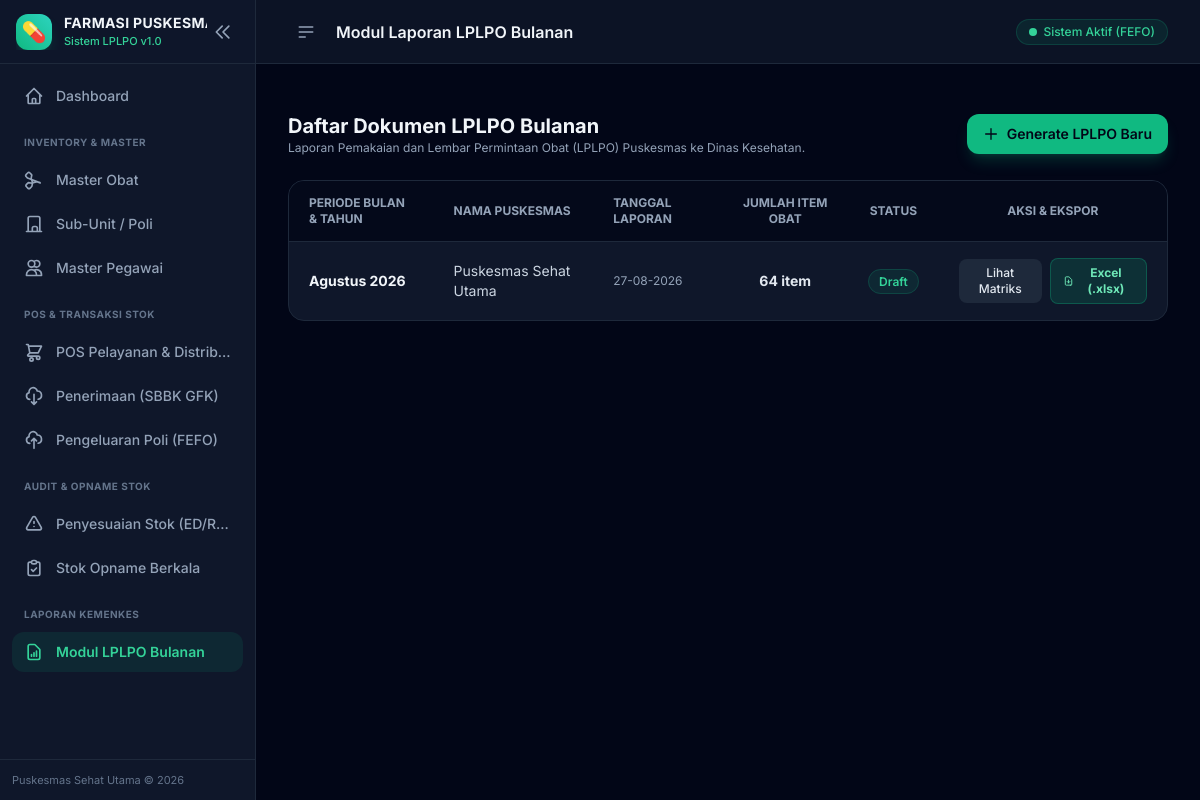
The app's page /lplpo/, older data.
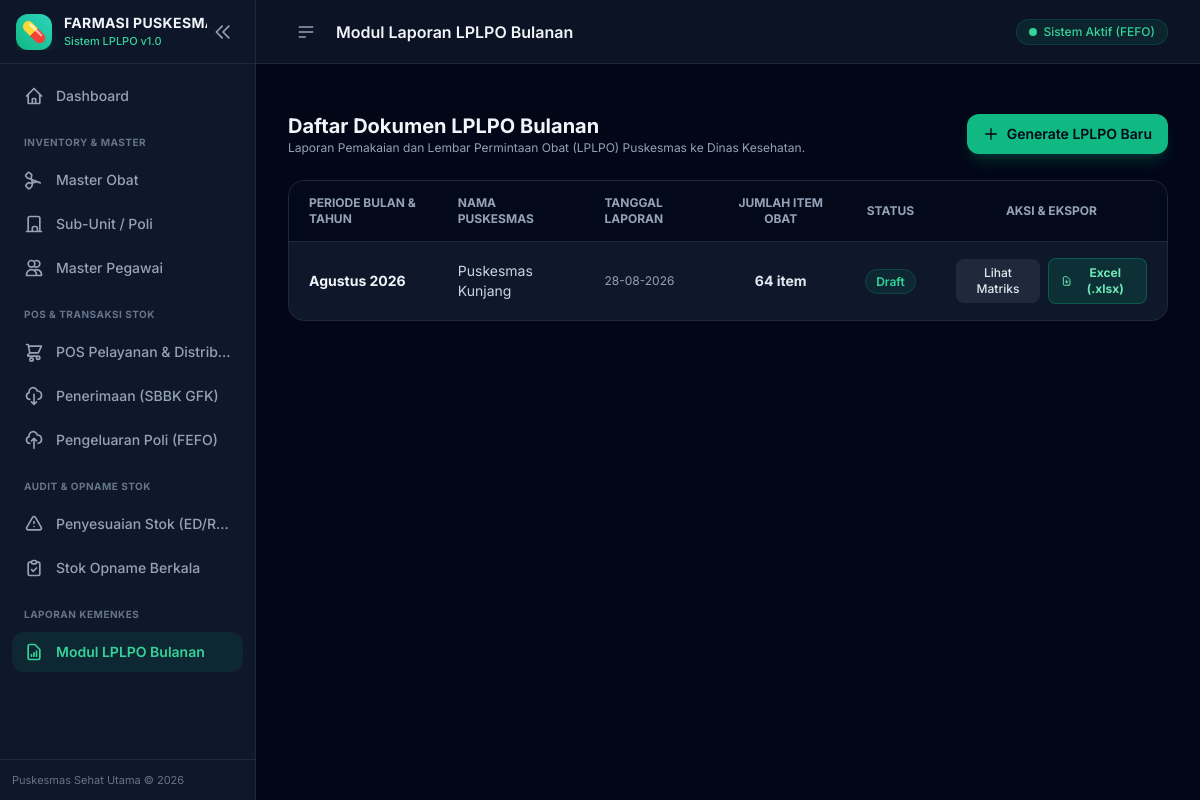
The same page, newer data.
### app/models.py (models this page shows, shortened)
class BaseModel(db.Model):
    __abstract__ = True

class LPLPO(BaseModel):
    __tablename__ = 'lplpo'
    id = db.Column(db.Integer, primary_key=True)
    bulan = db.Column(db.Integer, nullable=False)  # 1 - 12
    tahun = db.Column(db.Integer, nullable=False)  # e.g. 2026
    nama_puskesmas = db.Column(db.String(100), default='Puskesmas Kunjang')
    tanggal_laporan = db.Column(db.Date, default=date.today)
    status = db.Column(db.String(20), default='Draft')  # Draft, Final
    keterangan = db.Column(db.Text)
    kepala_puskesmas = db.Column(db.String(100), default='dr. Durotun Nafisa, M.H')
    nip_kepala = db.Column(db.String(30), default='19750423 200212 2 005')
    pengelola_obat = db.Column(db.String(100), default='Daril Rahmatullah, S.Farm.Apt')
    nip_pengelola = db.Column(db.String(30), default='19810704 200901 1 004')
    created_at = db.Column(db.DateTime, default=datetime.utcnow)
    items = db.relationship('LPLPOItem', backref='lplpo', lazy=True, cascade="all, delete-orphan")
    @property
    def nama_bulan(self):
        nama_bulan_list = [
            '', 'Januari', 'Februari', 'Maret', 'April', 'Mei', 'Juni',
            'Juli', 'Agustus', 'September', 'Oktober', 'November', 'Desember'
        ]
        if 1 <= self.bulan <= 12:
            return nama_bulan_list[self.bulan]
        return str(self.bulan)

### app/routes/lplpo.py (the view)
@lplpo_bp.route('/')
def list_lplpo():
    lplpo_list = LPLPO.query.order_by(LPLPO.tahun.desc(), LPLPO.bulan.desc()).all()
    return render_template('lplpo/list.html', lplpo_list=lplpo_list)

### app/templates/lplpo/list.html (shortened to what the changed rows need)
{% extends 'base.html' %}
{% block header_title %}Modul Laporan LPLPO Bulanan{% endblock %}
{% block content %}
<div class="space-y-6">
    <div class="bg-slate-900 rounded-2xl border border-slate-800 overflow-hidden">
        <div class="overflow-x-auto">
            <table class="w-full text-sm text-left">
                <thead class="text-xs uppercase bg-slate-950/80 text-slate-400 border-b border-slate-800">
                    <tr>
                        <th class="px-5 py-3.5">Periode Bulan & Tahun</th>
                        <th class="px-5 py-3.5">Nama Puskesmas</th>
                        <th class="px-5 py-3.5">Tanggal Laporan</th>
                        <th class="px-5 py-3.5 text-center">Jumlah Item Obat</th>
                        <th class="px-5 py-3.5 text-center">Status</th>
                        <th class="px-5 py-3.5 text-center">Aksi & Ekspor</th>
                    </tr>
                </thead>
                <tbody class="divide-y divide-slate-800/60">
                    {% if lplpo_list %}
                        {% for l in lplpo_list %}
                        <tr class="hover:bg-slate-800/40 transition-colors">
                            <td class="px-5 py-4 font-bold text-slate-100">
                                <a href="{{ url_for('lplpo.detail_lplpo', id=l.id) }}" class="hover:text-emerald-400 hover:underline">
                                    {{ l.nama_bulan }} {{ l.tahun }}
                                </a>
                            </td>
                            <td class="px-5 py-4 text-slate-300">{{ l.nama_puskesmas }}</td>
                            <td class="px-5 py-4 text-slate-400 text-xs">{{ l.tanggal_laporan.strftime('%d-%m-%Y') }}</td>
                            <td class="px-5 py-4 text-center font-bold text-slate-200">{{ l.items|length }} item</td>
                            <td class="px-5 py-4 text-center">
                                <span class="px-2.5 py-1 rounded-full text-xs font-semibold bg-emerald-500/10 text-emerald-400 border border-emerald-500/20">
                                    {{ l.status }}
                                </span>
                            </td>
                            <td class="px-5 py-4 text-center">
                                <div class="flex items-center justify-center gap-2">
                                    <a href="{{ url_for('lplpo.detail_lplpo', id=l.id) }}" class="px-3 py-1.5 bg-slate-800 hover:bg-slate-700 text-slate-200 rounded-lg text-xs font-medium">
                                        Lihat Matriks
                                    </a>
                                    <a href="{{ url_for('lplpo.download_excel', id=l.id) }}" class="px-3 py-1.5 bg-emerald-600/20 hover:bg-emerald-600/30 text-emerald-300 border border-emerald-500/30 rounded-lg text-xs font-bold flex items-center gap-1">
                                        <svg class="w-3.5 h-3.5" fill="none" stroke="currentColor" viewBox="0 0 24 24"><path stroke-linecap="round" stroke-linejoin="round" stroke-width="2" d="M12 10v6m0 0l-3-3m3 3l3-3m2 8H7a2 2 0 01-2-2V5a2 2 0 012-2h5.586a1 1 0 01.707.293l5.414 5.414a1 1 0 01.293.707V19a2 2 0 01-2 2z"/></svg>
                                        Excel (.xlsx)
                                    </a>
                                </div>
                            </td>
                        </tr>
                        {% endfor %}
                    {% else %}
                        <tr>
                            <td colspan="6" class="text-center py-8 text-slate-500 text-sm">
                                Belum ada dokumen LPLPO yang digenerate. Klik "Generate LPLPO Baru".
                            </td>
                        </tr>
                    {% endif %}
                </tbody>
            </table>
        </div>
    </div>
</div>
{% endblock %}

Row changes from the older to the newer data that the page shows:
changed LPLPO "Agustus": nama_puskesmas "Puskesmas Sehat Utama" → "Puskesmas Kunjang"; tanggal_laporan "27-08-2026" → "28-08-2026"
